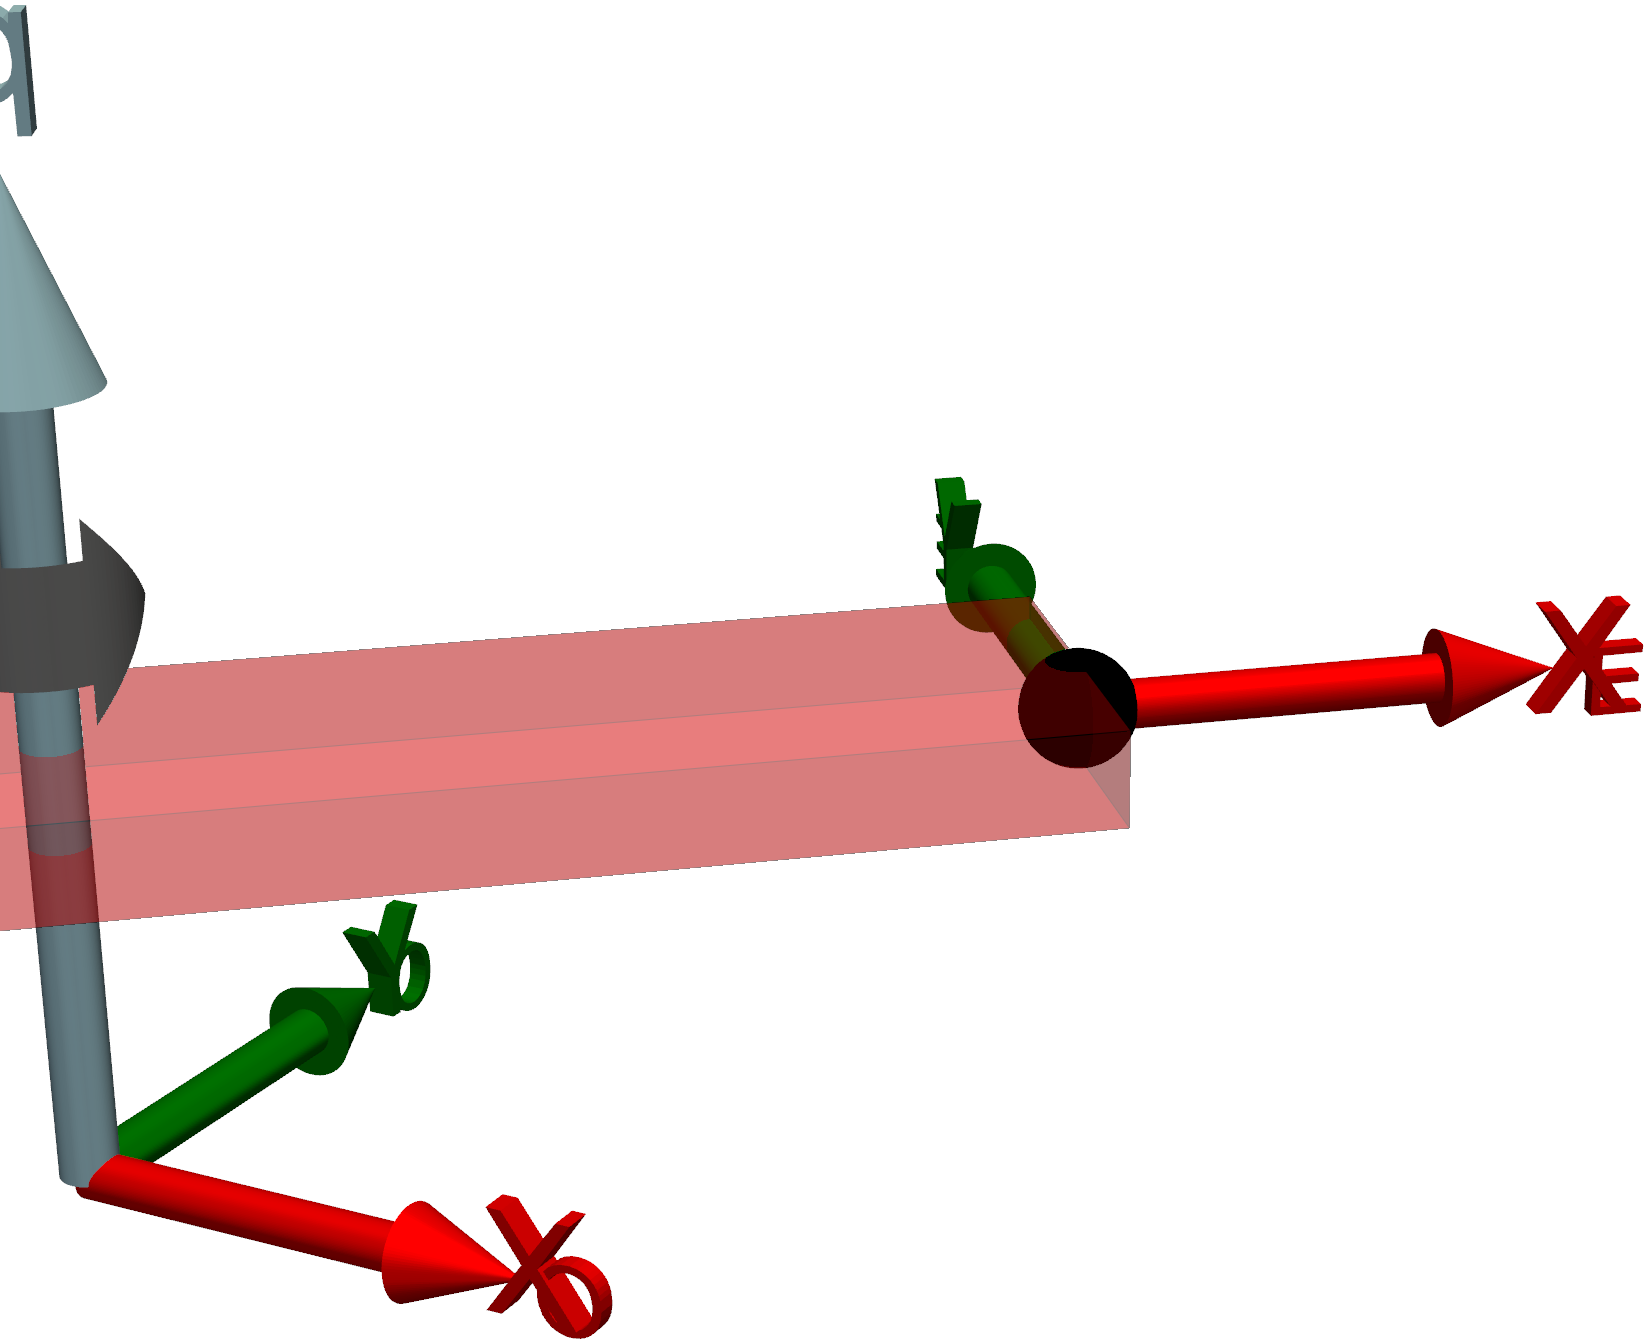

Here is the Python script that generated this plot:
#!/usr/bin/env python3

import pyvista as pv
import numpy as np
from spatialmath import SE3
from math import cos, sin, pi
from roboticstoolbox import ETS2 as ET

from RVC3.tools import pvplus

plotter = pv.Plotter(polygon_smoothing=True, window_size=(2000,2000))
overlap = 0.2
r = 100
eer = 0.06
q1 = 0.7
eer = 0.06
opacity = 0.3
wf = True
zl = -0.4

T1 = SE3.Rz(q1)
TE = SE3.Rz(q1) * SE3.Tx(1)


## link 1
L1 = pv.Box(bounds=(-overlap, 1, -0.2, 0.2, -0.05, 0.05))
L1.transform(T1.A, inplace=True)
plotter.add_mesh(L1, color='red', show_edges=wf, opacity=opacity)

pvplus.add_frame2(plotter, SE3(0, 0, zl), scale=0.5, label='O')

# joint
# J1 = pv.Arrow(start=(0, 0, -.4), direction=(0,0,1), tip_resolution=r, 
#     shaft_resolution=r, shaft_radius=0.03, tip_radius=0.08, tip_length=0.2)
pvplus.axis(plotter, text='q')

# end-effector
EE = pv.Sphere(radius=eer, center=(0,0, 0))
EE.transform(TE.A, inplace=True)
pvplus.add_frame2(plotter, TE, scale=0.5, label='E')

plotter.add_mesh(EE, color='black')

# centre the scene in camera view, look along -X axis
plotter.camera_position = [(3,-4, 2), (1, 0, 0), (0, 0, 1)]

plotter.set_background('white')
plotter.disable_parallel_projection()

# plotter.show_axes()  # put a small frame for orientation in bottom left
# plotter.show_bounds(grid='front')  # overlay a grid
pvplus.save(plotter, show=False, zoom=1.2)
